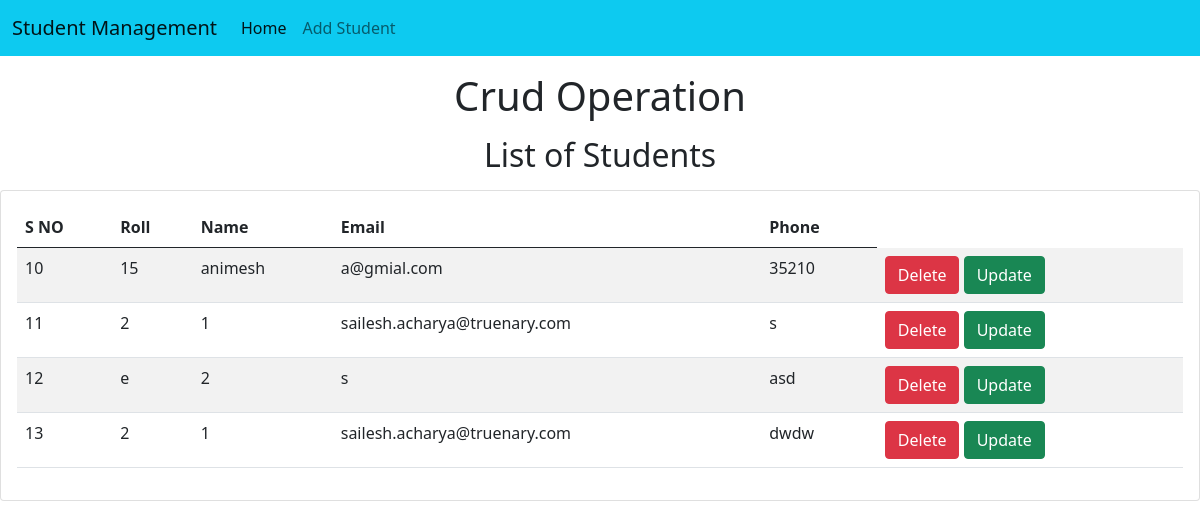
The page / on the database its author committed.
### crudapp/models.py (models this page shows, shortened)
class Student(models.Model):
    roll = models.CharField(max_length=100)
    name = models.CharField(max_length=50)
    email = models.CharField(max_length=50)
    phone = models.CharField(max_length=50)

### crudapp/views.py (the view)
# urls.py: 2. Add a URL to urlpatterns:  path('', views.home, name='home')
def home(request):
    stu = Student.objects.all()
    context ={
        'st':stu,
    }
    for st in stu:
        print(st.name)
    return render(request,'index.html',context)

### templates/index.html (shortened to what this page needs)
<!doctype html>
<html lang="en">
  <head>
    <link href="https://cdn.jsdelivr.net/npm/bootstrap@5.0.2/dist/css/bootstrap.min.css" rel="stylesheet">
  </head>
  <body>
    {% include 'navbar.html' %}
    <h1 class="text-center my-3">Crud Operation</h1>
    <h2 class="text-center my-3">List of Students</h2>
    <div class="containder">
      <div class="row">
        <div class="col-md-12">
          <div class="card">
            <div class="card-body">
              <table class="table table-striped">
                <thead>
                  <tr>
                    <th>S NO</th>
                    <th>Roll</th>
                    <th>Name</th>
                    <th>Email</th>
                    <th>Phone</th>
                  </tr>
                </thead>
                <tbody>
                  {% for s in st %}
                  <tr>
                  <td>{{s.id}}</td>
                  <td>{{s.roll}}</td>
                  <td>{{s.name}}</td>
                  <td>{{s.email}}</td>
                  <td>{{s.phone}}</td>
                  <td>
                    <a href="deletestudent{{s.id}}" class="btn btn-danger md-sm">Delete</a>
                    <a href="updatestudent{{s.id}}" class="btn btn-success md-sm">Update</a>
                  </td>
                  </tr>
                  {% endfor %}
                </tbody>
              </table>
            </div>
          </div>
        </div>
      </div>
    </div>
  </body>
</html>

### templates/navbar.html (shortened to what this page needs)
<nav class="navbar navbar-expand-lg navbar-light bg-info">
    <div class="container-fluid">
      <a class="navbar-brand" href="/">Student Management</a>
      <div class="collapse navbar-collapse" id="navbarSupportedContent">
        <ul class="navbar-nav me-auto mb-2 mb-lg-0">
          <li class="nav-item">
            <a class="nav-link active" aria-current="page" href="#">Home</a>
          </li>
          <li class="nav-item">
            <a class="nav-link" href="addstudent">Add Student</a>
          </li>
      </div>
    </div>
  </nav>

### rows shown on the page
Student: id "10", roll "15", name "animesh", email "a@gmial.com", phone "35210"
Student: id "11", roll "2", name "1", email "sailesh.acharya@truenary.com", phone "s"
Student: id "12", roll "e", name "2", email "s", phone "asd"
Student: id "13", roll "2", name "1", email "sailesh.acharya@truenary.com", phone "dwdw"
